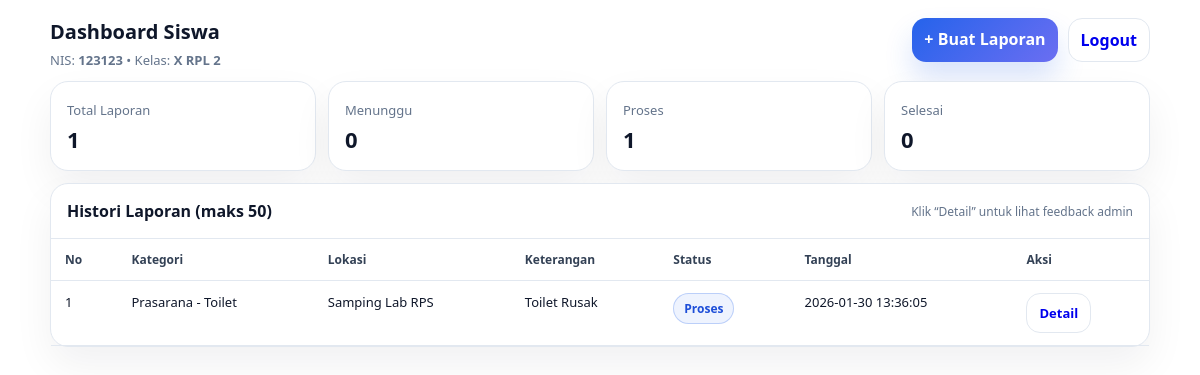
The page /pengaduan_sekolah/siswa_dashboard.php (signed in) on the database its author committed.
### tables this page shows
CREATE TABLE `input_aspirasi` (
  `id_pelaporan` int(10) UNSIGNED NOT NULL,
  `nis` int(10) UNSIGNED NOT NULL,
  `id_kategori` int(10) UNSIGNED NOT NULL,
  `lokasi` varchar(80) NOT NULL,
  `ket` varchar(255) NOT NULL,
  `created_at` datetime NOT NULL DEFAULT current_timestamp()
);

CREATE TABLE `kategori` (
  `id_kategori` int(10) UNSIGNED NOT NULL,
  `ket_kategori` varchar(50) NOT NULL
);

### pengaduan_sekolah/siswa_dashboard.php (the view, shortened to what this page needs)
<?php
require_once __DIR__ . "/koneksi.php";
$nis = (int)$_SESSION['siswa_nis'];
$kelas = $_SESSION['siswa_kelas'] ?? '';
$stmt = mysqli_prepare($conn, "
  SELECT
    COUNT(*) AS total,
    SUM(CASE WHEN COALESCE(a.status,'Menunggu')='Menunggu' THEN 1 ELSE 0 END) AS menunggu,
    SUM(CASE WHEN COALESCE(a.status,'Menunggu')='Proses' THEN 1 ELSE 0 END) AS proses,
    SUM(CASE WHEN COALESCE(a.status,'Menunggu')='Selesai' THEN 1 ELSE 0 END) AS selesai
  FROM input_aspirasi ia
  LEFT JOIN aspirasi a ON a.id_pelaporan = ia.id_pelaporan
  WHERE ia.nis = ?
");
mysqli_stmt_bind_param($stmt, "i", $nis);
mysqli_stmt_execute($stmt);
$st = mysqli_fetch_assoc(mysqli_stmt_get_result($stmt)) ?: ["total"=>0,"menunggu"=>0,"proses"=>0,"selesai"=>0];
$stmt2 = mysqli_prepare($conn, "
  SELECT
    ia.id_pelaporan,
    ia.lokasi,
    ia.ket,
    ia.created_at,
    k.ket_kategori,
    COALESCE(a.status,'Menunggu') AS status
  FROM input_aspirasi ia
  JOIN kategori k ON k.id_kategori = ia.id_kategori
  LEFT JOIN aspirasi a ON a.id_pelaporan = ia.id_pelaporan
  WHERE ia.nis = ?
  ORDER BY ia.created_at DESC, ia.id_pelaporan DESC
  LIMIT 50
");
mysqli_stmt_bind_param($stmt2, "i", $nis);
mysqli_stmt_execute($stmt2);
$res2 = mysqli_stmt_get_result($stmt2);
$rows = [];
while ($r = mysqli_fetch_assoc($res2)) $rows[] = $r;
function badgeClass($s){
  return match($s){
    "Menunggu" => "wait",
    "Proses"   => "proc",
    "Selesai"  => "done",
    default    => "wait"
  };
}
?>
<!doctype html>
<html lang="id">
<head>
</head>
<body>
<div class="wrap">
  <div class="top">
    <div>
      <h1>Dashboard Siswa</h1>
      <div class="sub">NIS: <b><?= htmlspecialchars((string)$nis) ?></b> • Kelas: <b><?= htmlspecialchars($kelas) ?></b></div>
    </div>
    <div class="right">
      <a class="btn primary" href="siswa_buat_laporan.php">+ Buat Laporan</a>
      <a class="btn" href="logout.php">Logout</a>
    </div>
  </div>
  <div class="grid">
    <div class="card pad stat"><div class="kpi"><span>Total Laporan</span><b><?= (int)$st["total"] ?></b></div></div>
    <div class="card pad stat"><div class="kpi"><span>Menunggu</span><b><?= (int)$st["menunggu"] ?></b></div></div>
    <div class="card pad stat"><div class="kpi"><span>Proses</span><b><?= (int)$st["proses"] ?></b></div></div>
    <div class="card pad stat"><div class="kpi"><span>Selesai</span><b><?= (int)$st["selesai"] ?></b></div></div>
    <div class="card table">
      <div class="pad" style="border-bottom:1px solid var(--border);display:flex;justify-content:space-between;gap:10px;align-items:center">
        <b>Histori Laporan (maks 50)</b>
        <span class="muted" style="font-size:12px">Klik “Detail” untuk lihat feedback admin</span>
      </div>
      <div style="overflow:auto">
        <table>
          <thead>
            <tr>
              <th>No</th>
              <th>Kategori</th>
              <th>Lokasi</th>
              <th>Keterangan</th>
              <th>Status</th>
              <th>Tanggal</th>
              <th>Aksi</th>
            </tr>
          </thead>
          <tbody>
          <?php if (count($rows) === 0): ?>
            <tr><td colspan="7" class="muted">Belum ada laporan. Klik “Buat Laporan”.</td></tr>
          <?php else: ?>
            <?php $no = 1; ?>
            <?php foreach ($rows as $r): ?>
              <tr>
                <td><?= $no++ ?></td>
                <td><?= htmlspecialchars($r["ket_kategori"]) ?></td>
                <td><?= htmlspecialchars($r["lokasi"]) ?></td>
                <td><?= htmlspecialchars($r["ket"]) ?></td>
                <td><span class="badge <?= badgeClass($r["status"]) ?>"><?= htmlspecialchars($r["status"]) ?></span></td>
                <td><?= htmlspecialchars($r["created_at"]) ?></td>
                <td><a class="btn" href="siswa_detail.php?id=<?= (int)$r["id_pelaporan"] ?>">Detail</a></td>
              </tr>
            <?php endforeach; ?>
          <?php endif; ?>
          </tbody>
        </table>
      </div>
    </div>
  </div>
</div>
</body>
</html>

### pengaduan_sekolah/siswa_dashboard.php (style rules this page uses)
:root { --bg:#fff;--text:#0f172a;--muted:#64748b;--border:#e2e8f0;--shadow:0 18px 40px rgba(15,23,42,.06);--primary:#2563eb;--ring:rgba(37,99,235,.16);--radius:18px }
* { box-sizing:border-box }
body { margin:0;font-family:system-ui,-apple-system,Segoe UI,Roboto,Arial;background:var(--bg);color:var(--text);padding:18px }
.wrap { max-width:1100px;margin:0 auto }
.top { display:flex;justify-content:space-between;gap:12px;align-items:flex-start;margin-bottom:12px }
.muted { color:var(--muted) }
.card { border:1px solid var(--border);border-radius:var(--radius);background:#fff;box-shadow:var(--shadow) }
.pad { padding:16px }
h1 { margin:0;font-size:20px }
.sub { margin-top:6px;font-size:13px;color:var(--muted) }
.btn { border:1px solid var(--border);background:#fff;padding:10px 12px;border-radius:14px;font-weight:900;cursor:pointer;text-decoration:none;display:inline-block }
.btn.primary { border:0;color:#fff;background:linear-gradient(135deg,var(--primary),rgba(99,102,241,.95));box-shadow:0 16px 28px rgba(37,99,235,.18) }
.grid { display:grid;grid-template-columns:repeat(12,1fr);gap:12px }
.stat { grid-column:span 3 }
.kpi span { font-size:13px;color:var(--muted) }
.kpi b { display:block;font-size:22px;margin-top:4px }
.table { grid-column:span 12 }
table { width:100%;border-collapse:collapse;font-size:13px }
th,td { padding:12px 14px;border-bottom:1px solid var(--border);text-align:left;vertical-align:top }
th { font-size:12px;color:#334155 }
.badge { font-size:12px;font-weight:900;padding:6px 10px;border-radius:999px;border:1px solid var(--border);display:inline-block;background:#fff }
.badge.proc { border-color:rgba(37,99,235,.25);background:rgba(37,99,235,.08);color:#1d4ed8 }
.right { display:flex;gap:10px;flex-wrap:wrap;justify-content:flex-end }

### rows shown on the page
input_aspirasi: id_kategori.ket_kategori "Prasarana - Toilet", lokasi "Samping Lab RPS", ket "Toilet Rusak", status "Proses", created_at "2026-01-30 13:36:05"

### other values the page prints
$nis "123123"
$kelas "X RPL 2"
$st["total"] "1"
$st["menunggu"] "0"
$st["proses"] "1"
$st["selesai"] "0"
